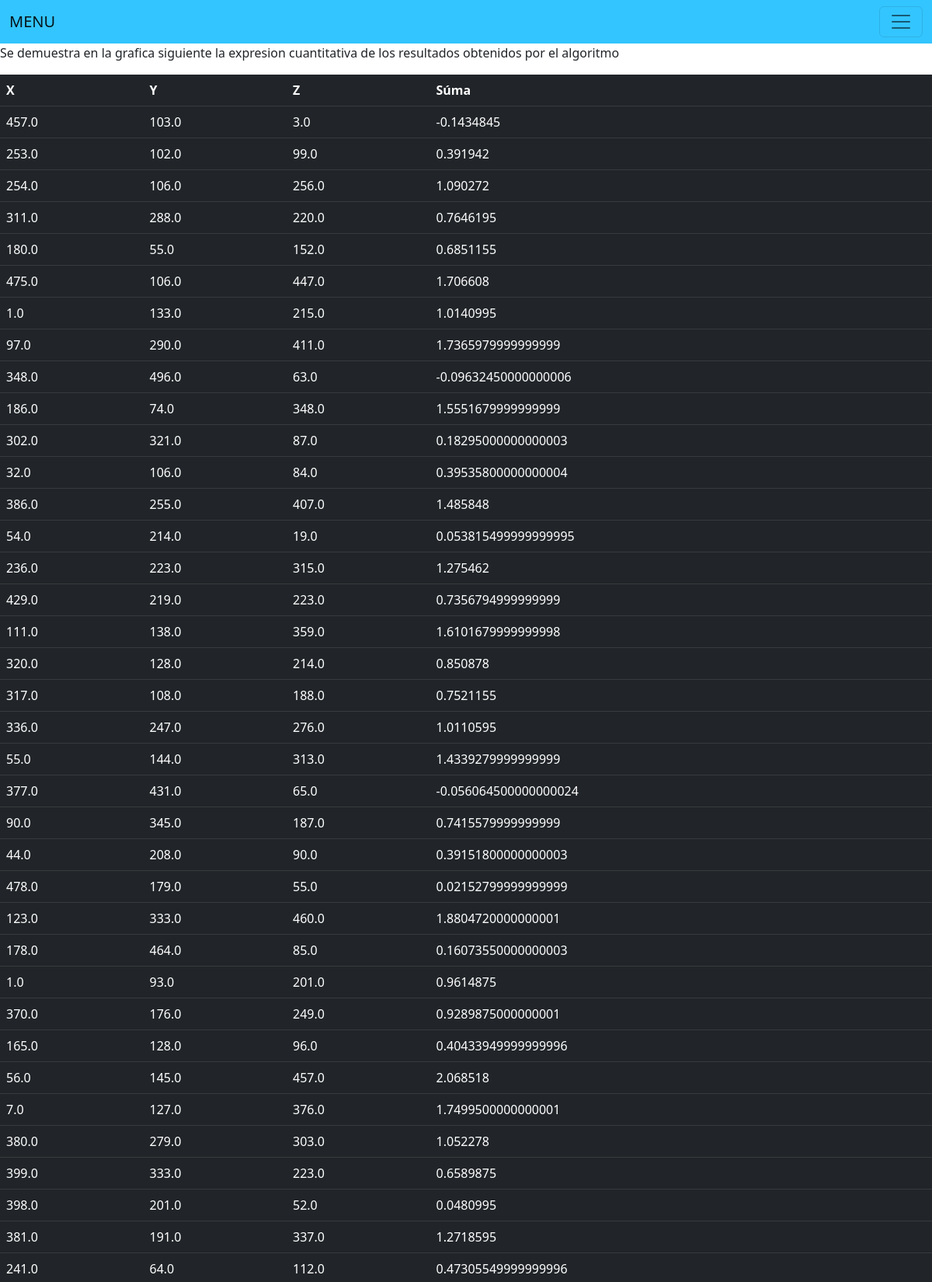
Page /RALineal/ (upper part) on the committed database.
### blog2/models.py (models this page shows, shortened)
class Datos(models.Model):
    x1 = models.FloatField()
    x2 = models.TextField()
    x3 = models.FloatField()
    x4 = models.FloatField()

### blog2/views.py (the view)
# urls.py: path('RALineal/', views.RLineal, name='RALineal'),
def RLineal(request):
    df = Datos.objects.all()
    ldis = Alineal(df)
    contexto = zip(df,ldis)
    return render(request, 'blog2/RAlineal.html', {'contexto':contexto})

### blog2/views.py (called while the page is built)
def Alineal(df):
    ldist = []
    for i in df:
        sumx1= i.x1 + i.x3 + i.x4
        sumx2= i.x1 + i.x3 + i.x4
        Tsum = sumx1 +sumx2
        media = 200
        Dsum = (Tsum /media)**2
        Dy =(i.x4 + i.x4)/2
        b =(Dy - Dsum)/media
        ldist.append(b)
    return ldist

### blog2/templates/blog2/RALineal.html (shortened to what this page needs)
<!doctype html>
<html lang="en">
<head>
  <link href="https://cdn.jsdelivr.net/npm/bootstrap@5.2.1/dist/css/bootstrap.min.css" rel="stylesheet"
>
  <link rel="stylesheet" href="https://pyscript.net/alpha/pyscript.css" />
  <link href="https://cdn.jsdelivr.net/npm/bootstrap@5.2.2/dist/css/bootstrap.min.css" rel="stylesheet"
>
  <link rel="stylesheet" type="text/css" href="#\toño\papi\blog2\static\css\blog2.css" />
</head>
<body
  background="https://static.vecteezy.com/system/resources/previews/007/402/951/non_2x/seamless-pattern-with-fast-food-cheeseburger-french-fries-ice-cream-soda-background-for-use-in-design-web-site-packing-textile-fabric-vector.jpg">
  <nav class="navbar navbar-light" style="background-color: #33c5ff">
    <div class="container-fluid">
      <a class="navbar-brand" href="{% url 'post_list' %}">MENU</a>
      <button class="navbar-toggler" type="button" data-bs-toggle="collapse" data-bs-target="#navbarNavDropdown"
        aria-controls="navbarNavDropdown" aria-expanded="false" aria-label="Toggle navigation">
        <span class="navbar-toggler-icon"></span>
      </button>
    </div>
  </nav>
  <table class="table table-dark">
    <thead>
      <tr>
        <th scope="col">X</th>
        <th scope="col">Y</th>
        <th scope="col">Z</th>
        <th scope="col">Súma</th>
      </tr>
    </thead>
    <tbody>
      {% for dato,Alineal in contexto %}
      <tr>
        <td>{{dato.x1}}</td>
        <td>{{dato.x3}}</td>
        <td>{{dato.x4}}</td>
        <td>{{Alineal}}</td>
      </tr>
      {% endfor %}
    </tbody>
    <figure class="highcharts-figure">
      <p class="highcharts-description">
        Se demuestra en la grafica siguiente la expresion cuantitativa de los resultados obtenidos por el algoritmo
      </p>
    </figure>
</body>
</html>

### rows in the picture
Datos: x1 "457.0", x3 "103.0", x4 "3.0", Alineal "-0.1434845"
Datos: x1 "253.0", x3 "102.0", x4 "99.0", Alineal "0.391942"
Datos: x1 "254.0", x3 "106.0", x4 "256.0", Alineal "1.090272"
Datos: x1 "311.0", x3 "288.0", x4 "220.0", Alineal "0.7646195"
Datos: x1 "180.0", x3 "55.0", x4 "152.0", Alineal "0.6851155"
Datos: x1 "475.0", x3 "106.0", x4 "447.0", Alineal "1.706608"
Datos: x1 "1.0", x3 "133.0", x4 "215.0", Alineal "1.0140995"
Datos: x1 "97.0", x3 "290.0", x4 "411.0", Alineal "1.7365979999999999"
Datos: x1 "348.0", x3 "496.0", x4 "63.0", Alineal "-0.09632450000000006"
Datos: x1 "186.0", x3 "74.0", x4 "348.0", Alineal "1.5551679999999999"
Datos: x1 "302.0", x3 "321.0", x4 "87.0", Alineal "0.18295000000000003"
Datos: x1 "32.0", x3 "106.0", x4 "84.0", Alineal "0.39535800000000004"
Datos: x1 "386.0", x3 "255.0", x4 "407.0", Alineal "1.485848"
Datos: x1 "54.0", x3 "214.0", x4 "19.0", Alineal "0.053815499999999995"
Datos: x1 "236.0", x3 "223.0", x4 "315.0", Alineal "1.275462"
Datos: x1 "429.0", x3 "219.0", x4 "223.0", Alineal "0.7356794999999999"
Datos: x1 "111.0", x3 "138.0", x4 "359.0", Alineal "1.6101679999999998"
Datos: x1 "320.0", x3 "128.0", x4 "214.0", Alineal "0.850878"
Datos: x1 "317.0", x3 "108.0", x4 "188.0", Alineal "0.7521155"
Datos: x1 "336.0", x3 "247.0", x4 "276.0", Alineal "1.0110595"
Datos: x1 "55.0", x3 "144.0", x4 "313.0", Alineal "1.4339279999999999"
Datos: x1 "377.0", x3 "431.0", x4 "65.0", Alineal "-0.056064500000000024"
Datos: x1 "90.0", x3 "345.0", x4 "187.0", Alineal "0.7415579999999999"
Datos: x1 "44.0", x3 "208.0", x4 "90.0", Alineal "0.39151800000000003"
Datos: x1 "478.0", x3 "179.0", x4 "55.0", Alineal "0.02152799999999999"
Datos: x1 "123.0", x3 "333.0", x4 "460.0", Alineal "1.8804720000000001"
Datos: x1 "178.0", x3 "464.0", x4 "85.0", Alineal "0.16073550000000003"
Datos: x1 "1.0", x3 "93.0", x4 "201.0", Alineal "0.9614875"
Datos: x1 "370.0", x3 "176.0", x4 "249.0", Alineal "0.9289875000000001"
Datos: x1 "165.0", x3 "128.0", x4 "96.0", Alineal "0.40433949999999996"
Datos: x1 "56.0", x3 "145.0", x4 "457.0", Alineal "2.068518"
Datos: x1 "7.0", x3 "127.0", x4 "376.0", Alineal "1.7499500000000001"
Datos: x1 "380.0", x3 "279.0", x4 "303.0", Alineal "1.052278"
Datos: x1 "399.0", x3 "333.0", x4 "223.0", Alineal "0.6589875"
Datos: x1 "398.0", x3 "201.0", x4 "52.0", Alineal "0.0480995"
Datos: x1 "381.0", x3 "191.0", x4 "337.0", Alineal "1.2718595"
Datos: x1 "241.0", x3 "64.0", x4 "112.0", Alineal "0.47305549999999996"
